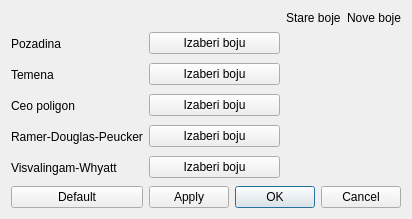
<?xml version="1.0" encoding="UTF-8"?>
<ui version="4.0">
 <class>ColorWindow</class>
 <widget class="QDialog" name="ColorWindow">
  <property name="geometry">
   <rect>
    <x>0</x>
    <y>0</y>
    <width>384</width>
    <height>217</height>
   </rect>
  </property>
  <property name="windowTitle">
   <string>Izbor boja</string>
  </property>
  <layout class="QGridLayout" name="gridLayout">
   <item row="7" column="6">
    <widget class="QPushButton" name="pushButtonVW">
     <property name="text">
      <string>Izaberi boju</string>
     </property>
    </widget>
   </item>
   <item row="5" column="2">
    <widget class="QLabel" name="label4">
     <property name="text">
      <string>Ramer-Douglas-Peucker</string>
     </property>
    </widget>
   </item>
   <item row="4" column="6">
    <widget class="QPushButton" name="pushButtonPolygon">
     <property name="text">
      <string>Izaberi boju</string>
     </property>
    </widget>
   </item>
   <item row="5" column="6">
    <widget class="QPushButton" name="pushButtonRDP">
     <property name="text">
      <string>Izaberi boju</string>
     </property>
    </widget>
   </item>
   <item row="7" column="2">
    <widget class="QLabel" name="label5">
     <property name="text">
      <string>Visvalingam-Whyatt</string>
     </property>
    </widget>
   </item>
   <item row="3" column="2">
    <widget class="QLabel" name="label2">
     <property name="text">
      <string>Temena</string>
     </property>
    </widget>
   </item>
   <item row="4" column="2">
    <widget class="QLabel" name="label3">
     <property name="text">
      <string>Ceo poligon</string>
     </property>
    </widget>
   </item>
   <item row="1" column="2">
    <widget class="QLabel" name="label1">
     <property name="text">
      <string>Pozadina</string>
     </property>
    </widget>
   </item>
   <item row="1" column="6">
    <widget class="QPushButton" name="pushButtonaBackground">
     <property name="text">
      <string>Izaberi boju</string>
     </property>
    </widget>
   </item>
   <item row="3" column="6">
    <widget class="QPushButton" name="pushButtonVertices">
     <property name="text">
      <string>Izaberi boju</string>
     </property>
    </widget>
   </item>
   <item row="9" column="6" colspan="3">
    <layout class="QHBoxLayout" name="horizontalLayout">
     <item>
      <widget class="QPushButton" name="pushButtonApply">
       <property name="sizePolicy">
        <sizepolicy hsizetype="Expanding" vsizetype="Fixed">
         <horstretch>0</horstretch>
         <verstretch>0</verstretch>
        </sizepolicy>
       </property>
       <property name="text">
        <string>Apply</string>
       </property>
      </widget>
     </item>
     <item>
      <widget class="QDialogButtonBox" name="buttonBox">
       <property name="orientation">
        <enum>Qt::Horizontal</enum>
       </property>
       <property name="standardButtons">
        <set>QDialogButtonBox::Cancel|QDialogButtonBox::Ok</set>
       </property>
      </widget>
     </item>
    </layout>
   </item>
   <item row="4" column="8">
    <widget class="QFrame" name="framePolygonNew">
     <property name="sizePolicy">
      <sizepolicy hsizetype="Fixed" vsizetype="Fixed">
       <horstretch>0</horstretch>
       <verstretch>0</verstretch>
      </sizepolicy>
     </property>
     <property name="minimumSize">
      <size>
       <width>50</width>
       <height>25</height>
      </size>
     </property>
     <property name="maximumSize">
      <size>
       <width>50</width>
       <height>25</height>
      </size>
     </property>
    </widget>
   </item>
   <item row="3" column="7">
    <widget class="QFrame" name="frameVerticesOld">
     <property name="sizePolicy">
      <sizepolicy hsizetype="Fixed" vsizetype="Fixed">
       <horstretch>0</horstretch>
       <verstretch>0</verstretch>
      </sizepolicy>
     </property>
     <property name="minimumSize">
      <size>
       <width>50</width>
       <height>25</height>
      </size>
     </property>
     <property name="maximumSize">
      <size>
       <width>50</width>
       <height>25</height>
      </size>
     </property>
    </widget>
   </item>
   <item row="5" column="8">
    <widget class="QFrame" name="frameRDPNew">
     <property name="sizePolicy">
      <sizepolicy hsizetype="Fixed" vsizetype="Fixed">
       <horstretch>0</horstretch>
       <verstretch>0</verstretch>
      </sizepolicy>
     </property>
     <property name="minimumSize">
      <size>
       <width>50</width>
       <height>25</height>
      </size>
     </property>
     <property name="maximumSize">
      <size>
       <width>50</width>
       <height>25</height>
      </size>
     </property>
    </widget>
   </item>
   <item row="1" column="7">
    <widget class="QFrame" name="frameBackgroundOld">
     <property name="sizePolicy">
      <sizepolicy hsizetype="Fixed" vsizetype="Fixed">
       <horstretch>0</horstretch>
       <verstretch>0</verstretch>
      </sizepolicy>
     </property>
     <property name="minimumSize">
      <size>
       <width>50</width>
       <height>25</height>
      </size>
     </property>
     <property name="maximumSize">
      <size>
       <width>50</width>
       <height>25</height>
      </size>
     </property>
     <property name="font">
      <font>
       <weight>50</weight>
       <bold>false</bold>
      </font>
     </property>
     <property name="autoFillBackground">
      <bool>false</bool>
     </property>
    </widget>
   </item>
   <item row="4" column="7">
    <widget class="QFrame" name="framePolygonOld">
     <property name="sizePolicy">
      <sizepolicy hsizetype="Fixed" vsizetype="Fixed">
       <horstretch>0</horstretch>
       <verstretch>0</verstretch>
      </sizepolicy>
     </property>
     <property name="minimumSize">
      <size>
       <width>50</width>
       <height>25</height>
      </size>
     </property>
     <property name="maximumSize">
      <size>
       <width>50</width>
       <height>25</height>
      </size>
     </property>
    </widget>
   </item>
   <item row="7" column="7">
    <widget class="QFrame" name="frameVWOld">
     <property name="sizePolicy">
      <sizepolicy hsizetype="Fixed" vsizetype="Fixed">
       <horstretch>0</horstretch>
       <verstretch>0</verstretch>
      </sizepolicy>
     </property>
     <property name="minimumSize">
      <size>
       <width>50</width>
       <height>25</height>
      </size>
     </property>
     <property name="maximumSize">
      <size>
       <width>50</width>
       <height>25</height>
      </size>
     </property>
    </widget>
   </item>
   <item row="3" column="8">
    <widget class="QFrame" name="frameVerticesNew">
     <property name="sizePolicy">
      <sizepolicy hsizetype="Fixed" vsizetype="Fixed">
       <horstretch>0</horstretch>
       <verstretch>0</verstretch>
      </sizepolicy>
     </property>
     <property name="minimumSize">
      <size>
       <width>50</width>
       <height>25</height>
      </size>
     </property>
     <property name="maximumSize">
      <size>
       <width>50</width>
       <height>25</height>
      </size>
     </property>
    </widget>
   </item>
   <item row="5" column="7">
    <widget class="QFrame" name="frameRDPOld">
     <property name="sizePolicy">
      <sizepolicy hsizetype="Fixed" vsizetype="Fixed">
       <horstretch>0</horstretch>
       <verstretch>0</verstretch>
      </sizepolicy>
     </property>
     <property name="minimumSize">
      <size>
       <width>50</width>
       <height>25</height>
      </size>
     </property>
     <property name="maximumSize">
      <size>
       <width>50</width>
       <height>25</height>
      </size>
     </property>
    </widget>
   </item>
   <item row="1" column="8">
    <widget class="QFrame" name="frameBackgroundNew">
     <property name="sizePolicy">
      <sizepolicy hsizetype="Fixed" vsizetype="Fixed">
       <horstretch>0</horstretch>
       <verstretch>0</verstretch>
      </sizepolicy>
     </property>
     <property name="minimumSize">
      <size>
       <width>50</width>
       <height>25</height>
      </size>
     </property>
     <property name="maximumSize">
      <size>
       <width>50</width>
       <height>25</height>
      </size>
     </property>
    </widget>
   </item>
   <item row="7" column="8">
    <widget class="QFrame" name="frameVWNew"/>
   </item>
   <item row="0" column="7">
    <widget class="QLabel" name="label">
     <property name="text">
      <string>Stare boje</string>
     </property>
    </widget>
   </item>
   <item row="0" column="8">
    <widget class="QLabel" name="label_2">
     <property name="text">
      <string>Nove boje</string>
     </property>
    </widget>
   </item>
   <item row="9" column="2">
    <widget class="QPushButton" name="pushButtonDefault">
     <property name="text">
      <string>Default</string>
     </property>
    </widget>
   </item>
   <item row="9" column="3">
    <spacer name="horizontalSpacer">
     <property name="orientation">
      <enum>Qt::Horizontal</enum>
     </property>
     <property name="sizeHint" stdset="0">
      <size>
       <width>40</width>
       <height>20</height>
      </size>
     </property>
    </spacer>
   </item>
  </layout>
 </widget>
 <resources/>
 <connections>
  <connection>
   <sender>buttonBox</sender>
   <signal>accepted()</signal>
   <receiver>ColorWindow</receiver>
   <slot>accept()</slot>
   <hints>
    <hint type="sourcelabel">
     <x>227</x>
     <y>178</y>
    </hint>
    <hint type="destinationlabel">
     <x>157</x>
     <y>195</y>
    </hint>
   </hints>
  </connection>
  <connection>
   <sender>buttonBox</sender>
   <signal>rejected()</signal>
   <receiver>ColorWindow</receiver>
   <slot>reject()</slot>
   <hints>
    <hint type="sourcelabel">
     <x>315</x>
     <y>183</y>
    </hint>
    <hint type="destinationlabel">
     <x>286</x>
     <y>195</y>
    </hint>
   </hints>
  </connection>
  <connection>
   <sender>pushButtonaBackground</sender>
   <signal>clicked()</signal>
   <receiver>ColorWindow</receiver>
   <slot>chooseBackground()</slot>
   <hints>
    <hint type="sourcelabel">
     <x>204</x>
     <y>48</y>
    </hint>
    <hint type="destinationlabel">
     <x>138</x>
     <y>7</y>
    </hint>
   </hints>
  </connection>
  <connection>
   <sender>pushButtonVertices</sender>
   <signal>clicked()</signal>
   <receiver>ColorWindow</receiver>
   <slot>chooseVertices()</slot>
   <hints>
    <hint type="sourcelabel">
     <x>204</x>
     <y>75</y>
    </hint>
    <hint type="destinationlabel">
     <x>127</x>
     <y>52</y>
    </hint>
   </hints>
  </connection>
  <connection>
   <sender>pushButtonPolygon</sender>
   <signal>clicked()</signal>
   <receiver>ColorWindow</receiver>
   <slot>choosePolygon()</slot>
   <hints>
    <hint type="sourcelabel">
     <x>142</x>
     <y>83</y>
    </hint>
    <hint type="destinationlabel">
     <x>128</x>
     <y>83</y>
    </hint>
   </hints>
  </connection>
  <connection>
   <sender>pushButtonRDP</sender>
   <signal>clicked()</signal>
   <receiver>ColorWindow</receiver>
   <slot>chooseRDP()</slot>
   <hints>
    <hint type="sourcelabel">
     <x>140</x>
     <y>113</y>
    </hint>
    <hint type="destinationlabel">
     <x>126</x>
     <y>113</y>
    </hint>
   </hints>
  </connection>
  <connection>
   <sender>pushButtonVW</sender>
   <signal>clicked()</signal>
   <receiver>ColorWindow</receiver>
   <slot>chooseVW()</slot>
   <hints>
    <hint type="sourcelabel">
     <x>146</x>
     <y>147</y>
    </hint>
    <hint type="destinationlabel">
     <x>127</x>
     <y>146</y>
    </hint>
   </hints>
  </connection>
  <connection>
   <sender>pushButtonDefault</sender>
   <signal>clicked()</signal>
   <receiver>ColorWindow</receiver>
   <slot>chooseDefault()</slot>
   <hints>
    <hint type="sourcelabel">
     <x>85</x>
     <y>176</y>
    </hint>
    <hint type="destinationlabel">
     <x>67</x>
     <y>189</y>
    </hint>
   </hints>
  </connection>
  <connection>
   <sender>pushButtonApply</sender>
   <signal>clicked()</signal>
   <receiver>ColorWindow</receiver>
   <slot>apply()</slot>
   <hints>
    <hint type="sourcelabel">
     <x>121</x>
     <y>177</y>
    </hint>
    <hint type="destinationlabel">
     <x>101</x>
     <y>193</y>
    </hint>
   </hints>
  </connection>
 </connections>
 <slots>
  <slot>chooseBackground()</slot>
  <slot>chooseVertices()</slot>
  <slot>choosePolygon()</slot>
  <slot>chooseRDP()</slot>
  <slot>chooseVW()</slot>
  <slot>chooseDefault()</slot>
  <slot>apply()</slot>
 </slots>
</ui>
